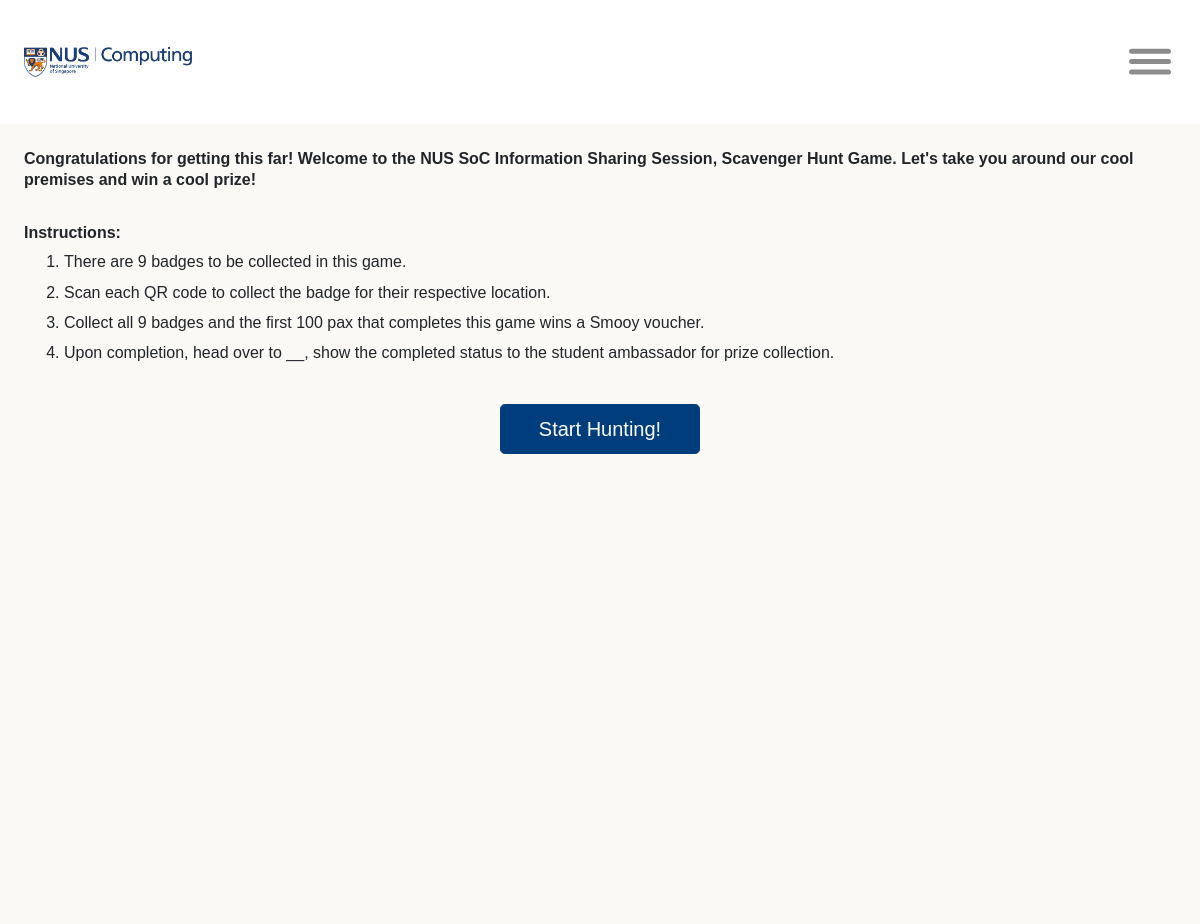
Before: /instructions/ with the older database file.
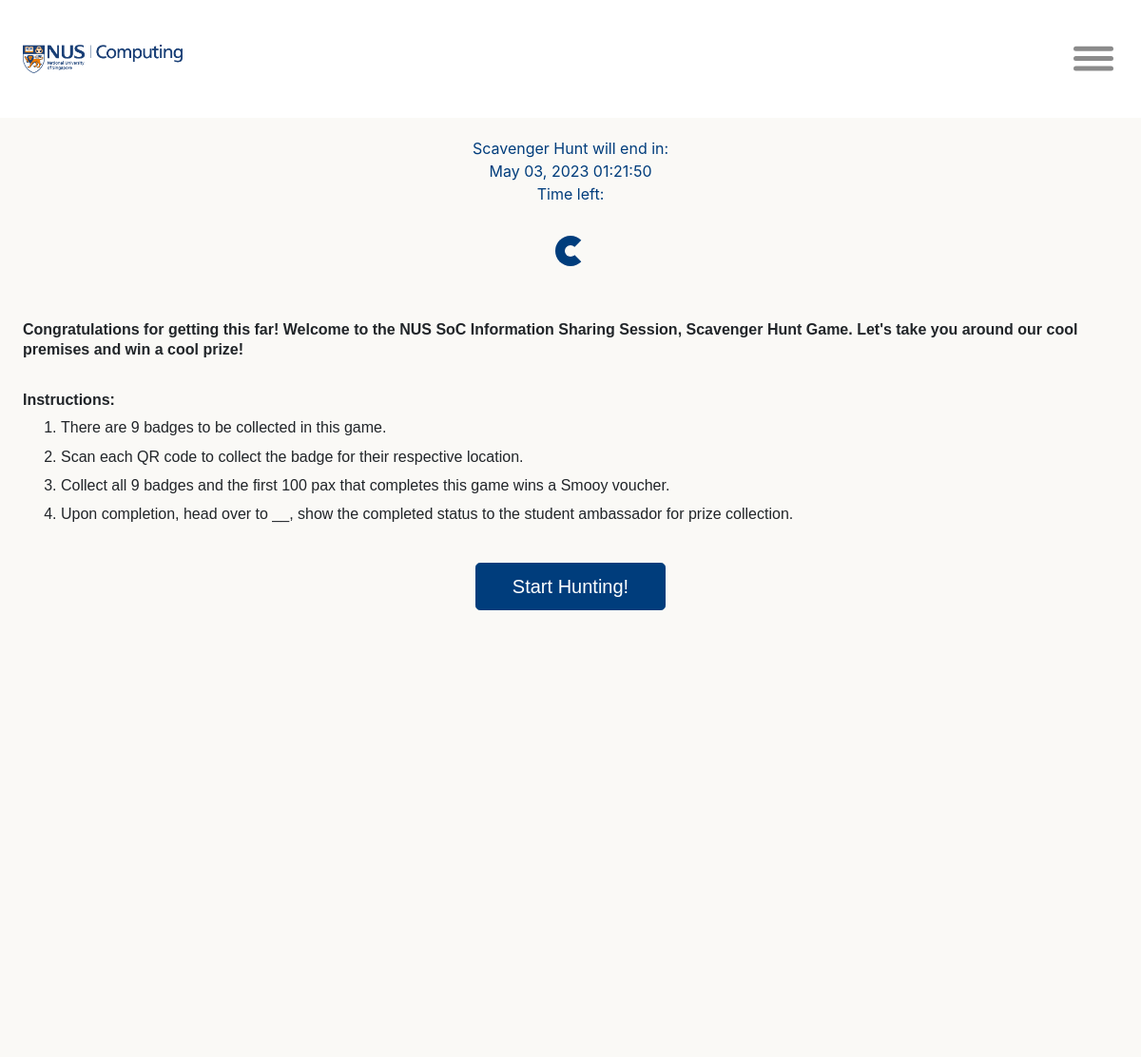
After: the same page with the newer database file.
### scavenger/models.py (models this page shows, shortened)
class Event(models.Model):
    name = models.CharField(max_length=200)
    when = models.DateTimeField(default=datetime.now, blank=True)

### scavenger/views.py (the view)
# urls.py: path('instructions/', views.instructions_page, name='instructions_page'),
def instructions_page(request):
    eventList = Event.objects.values_list('name', 'when').distinct()
    return render(request, 'instructions.html', {'eventList': eventList})

### scavenger/templates/instructions.html (shortened to what this page needs)
<!DOCTYPE html>
<html>
{% load static %}
{% include 'navbar.html' %}
<head>
    <link rel="stylesheet" type="text/css" href="{% static 'css/style.css' %}" />
    <link rel="stylesheet" href="https://cdn.jsdelivr.net/npm/bootstrap-icons@1.7.2/font/bootstrap-icons.css">
    <link rel="stylesheet" href="https://stackpath.bootstrapcdn.com/bootstrap/4.3.1/css/bootstrap.min.css"
>
    <link href="https://stackpath.bootstrapcdn.com/font-awesome/4.7.0/css/font-awesome.min.css" rel="stylesheet"
>
</head>
<body onload="completedStatus(); countdown();">
    {% if eventList %}
    {% for obj in eventList %}
    <div class="eventcontainer">
        <div> {{obj.0}} will end in: </div>
        <div id="event-box"> {{obj.1|date:"M d, Y H:i:s"}} </div>
        <div> Time left: </div>
        <div id="countdown-box" class="text-center mt-3 h1">
            <div class="spinner-border" role="status"></div>
        </div>
    </div>
    {% endfor %}
    {% endif %}
    <div class="instructions-container">
        <div id="congratulatory">
            <h4>
                Congratulations for getting this far!
                Welcome to the NUS SoC Information Sharing Session, Scavenger Hunt Game.
                Let's take you around our cool premises and win a cool prize!
            </h4>
        </div>
        <div id="instructions">
            <h4>Instructions:</h4>
            <ol type="1">
                <li>
                    There are 9 badges to be collected in this game.
                </li>
                <li>
                    Scan each QR code to collect the badge for their respective location.
                </li>
                <li>
                    Collect all 9 badges and the first 100 pax that completes this game wins a Smooy voucher.
                </li>
                <li>
                    Upon completion, head over to __, show the completed status to the student ambassador for prize collection.
                </li>
            </ol>
        </div>
        <div id="lets-play">
            <a href=" {% url 'main_page' %} ">
                <button class="btn btn-primary btn-lg">Start Hunting!</button>
            </a>
        </div>
    </div>
</body>
</html>

### scavenger/templates/navbar.html (shortened to what this page needs)
<main>
    <div class="nav">
        <div class="logo">
            <img src="../static/images/NUS_SoC_Logo_Navbar.jpg" alt="NUS_SoC_Logo_Navbar" height="30px">
        </div>
        <div id="hamburger">
            <div></div>
        </div>
    </div>
</main>

### scavenger/static/css/style.css (style rules this page uses)
* { box-sizing: border-box; }
body { background-color: #FAF9F6 !important; }
.btn { width: 200px; height: 50px; font-size: 20px; }
.eventcontainer { color: #003D7C; text-align: center; padding: 1.25em 0 1.5em 0; }
.btn-primary { color:#fff !important; background-color: #003D7C !important; border-color: #003D7C !important; }
.logo, .content { color: #fafafa; }
.nav { width: 100%; background-color: #ffffff; display: flex; justify-content: space-between; align-items: center; position: sticky; top: 0; z-index: 25; padding: 1em 0.35em 1em 0.35em; }
.logo, #hamburger { margin: 2%; }
#hamburger { opacity: 0.5; cursor: pointer; transition: opacity 0.25s linear; width: clamp(1.5rem, 2vw + 1.1rem, 6rem); height: clamp(2rem, 1.4vw + 1.7rem, 5rem); display: flex; align-items: center; }
#hamburger div, #hamburger div:after, #hamburger div:before { background-color: #1a1a1a; border-radius: 10px; width: clamp(1.5rem, 2vw + 1.1rem, 6rem); height: clamp(0.2rem, 0.3vw + 0.1rem, 0.8rem); transition: all 0.15s linear; }
#hamburger div:before, #hamburger div:after { content: ""; position: absolute; }
#hamburger div:before { transform: translateY(-200%); }
#hamburger div:after { transform: translateY(200%); }
.instructions-container { width: 100vw; height: 100vh; background-color: #FAF9F6; }
#congratulatory { padding: 1.5em; }
#congratulatory h4 { font-size: 1em; font-family: Arial, Verdana, sans-serif; font-weight: bold; line-height: 135%; }
#instructions { padding: 0 1.5em 0 1.5em; }
#instructions h4 { font-size: 1em; font-family: Arial, Verdana, sans-serif; font-weight: bold; }
#instructions ol li { font-size: 1em; font-family: Arial, Verdana, sans-serif; padding-bottom: 0.4em; line-height: 150%; }
#lets-play { text-align: center; padding-top: 1em; }
#lets-play button { background-color: #003D7C; font-family: Arial, Verdana, sans-serif; }

Changed rows visible on the page:
added Event: name "Scavenger Hunt", obj "May 03, 2023 01:21:50"
